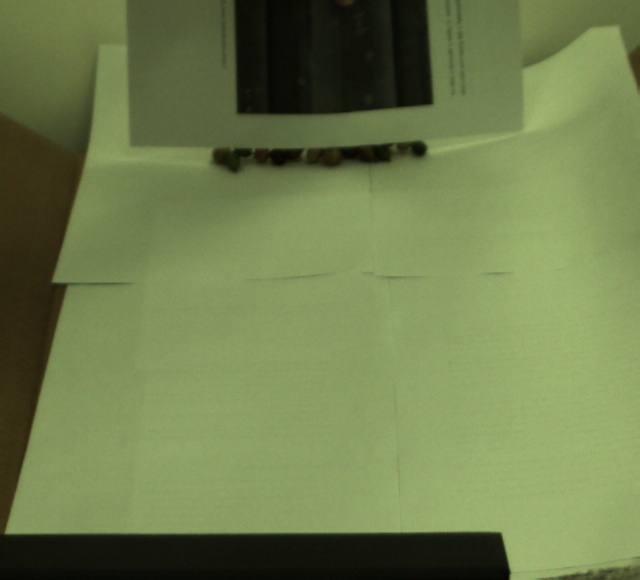
//> input picture images/left0776.jpg, 640 x 580 px
$ ./main   (built with g++ and OpenCV 4)
//> lines starting //> are read from the running program, lines starting //| are printed output that depends on the picture; after the words box and inside, x2 and y2 are one past the last pixel; in counts of white or black regions, pixels touching at a corner belong together
/*//////////////////////////////////////////////////////////////////////////////////////////////////////////////////////////////////
Universidade Federal de Itajubá - campus Itabira
Engenharia de Computação - Computação Gráfica e Processamento Digital de Imagens

Projeto: Separação de Grãos de Café.

Integrantes:
    Diognei de Matos          R.A. 28484
    Felipe Marinho Tavares    R.A. 27305
    João Guilherme Costa      R.A. 28631
    Yuri Souza                R.A. 24543

  Prof. Dr. Giovani Bernardes


Este código foi desenvolvido como Projeto#2 da disciplina de ECO034 da Unifei - campus Itabira.

Seu objetivo é realizar a identificação e análise de grãos de café utilizando processamento digital de sinais e visão computacional.

//////////////////////////////////////////////////////////////////////////////////////////////////////////////////////////////////*/

#include "opencv2/imgproc/imgproc.hpp"
#include "opencv2/highgui/highgui.hpp"
#include "opencv2/objdetect/objdetect.hpp"
#include <opencv2/core.hpp>
#include <opencv2/opencv.hpp>
#include <vector>
#include <math.h>
#include <stdlib.h>
#include <stdio.h>
#include <string.h>
#include <iostream>
#include <fstream>
using namespace cv;
using namespace std;

//=========================================================_Configuraçao da execução por variaveis globais
bool const calibracao = false;
bool const variasImagens = true;

int startX=104, startY=173, width=479, height=351; //Coordenadas do corte padrão da imagem para identificação

//---------_Adaptar de acordo com o diretório onde as imagens estão na máquina
String imagemCalibracao = "imagemCalibracao.jpg"; //Imagem de calibração desejada (calibracao == true)
String pathImage = "Filtered example.jpg";  //Imagem da única image que se deseja análisar (variasImagens == false)
cv::String path("/home/chiruno/Desktop/Coffee Final Version/separacaograosdecafe/images/*.jpg"); //(variasImagens == true)
String folderName = "Identified"; //Nome da pasta que serão salvas as várias imagens processadas. (variasImagens == true)

//==========================================================================================================

//  Criaram-se classes de café para caso em futuros projetos elas armazenem mais informações
//como de deslocalmento, além de threshold de HSV.
//  Os valores devem ser preenchidos na variável de acordo com a análise empirica na fase de calibração.
class CafeVerde {
  public:
    int lowH, highH, lowS, highS, lowV, highV;
    string name;

    CafeVerde(){
      name = "Verde";
      lowH = 37;
      highH = 179;
      lowS = 111;
      highS = 255;
      lowV = 0;
      highV = 39;
    }
};
class CafeAmarelo {
  public:
    int lowH, highH, lowS, highS, lowV, highV;
    string name;

    CafeAmarelo(){
      name = "Amarelo";
      lowH = 22;
      highH = 28;
      lowS = 122;
      highS = 255;
      lowV = 44;
      highV = 255;
    }
};
class CafeLaranja {
  public:
    int lowH, highH, lowS, highS, lowV, highV;
    string name;

    CafeLaranja(){
      name = "Laranja";
      lowH = 5;
      highH = 32;
      lowS = 173;
      highS = 255;
      lowV = 27;
      highV = 52;
    }
};
class CafePreto {
  public:
    int lowH, highH, lowS, highS, lowV, highV;
    string name;

    CafePreto(){
      name = "Preto";
      lowH = 0;
      highH = 22;
      lowS = 0;
      highS = 255;
      lowV = 0;
      highV = 27;
    }
};

//-----------------------------------------------------Função para execução da interface de calibragem e ajuste de valores de threshold.
//    *Lembrar de preencher os valores desejados de threshold nas classes de café.
// [50 lines left out: function interfaceCalibracao, not called in this run]

//-----------------------------------------------------------------------------------Função que realiza o processamento na dada imagem
void classificacafe(Mat &destiny)
{
  //Aplicação do Filtro pyrMeanShift para constrate dos grãos com backgroud e suavisão da imagem
  Mat shift;
  pyrMeanShiftFiltering(destiny, shift, 21, 51);
  if(!variasImagens)
    imwrite("shift.png", shift);

  //Transformando a imagem para binário (255 ou 0)
  Mat gray;
  cvtColor(shift, gray, CV_BGR2GRAY);
  if(!variasImagens)
    imwrite("gray.png", gray);

  Mat thresh;
  threshold(gray, thresh, 0,255, THRESH_BINARY_INV | THRESH_OTSU);
  if(!variasImagens)
    imwrite("thresh.png", thresh);

  //Removendo ruído e simplificando a imagem com dois openings
  Mat kernel = Mat(3, 3, CV_8UC1, Scalar(1));

  Mat opening;
  morphologyEx(thresh, opening, MORPH_OPEN, kernel, Point(-1,-1), 1);
  if(!variasImagens)
    imwrite("opening1.png", opening);

  morphologyEx(opening, opening, MORPH_OPEN, kernel, Point(-1,-1), 2);
  if(!variasImagens)
    imwrite("opening2.png", opening);

  //------------------------------------------Rotulação dos grãos da imagem por uso do algoritmo de Componentes Conectados.
  Mat stats,centroids;
  Mat labelImage(destiny.size(),CV_32S);
  int nLabels = connectedComponentsWithStats(opening,labelImage,stats,centroids,8);


  //---------- Caso se deseje dados detalhados de cada componente conexo identificado
  /*
  cout << "Number of connected components = " << nLabels << endl << endl;

  cout << "Show statistics and centroids:" << endl;
  cout << "stats:" << endl << "(left,top,width,height,area)" << endl << stats << endl << endl;
  cout << "centroids:" << endl << "(x, y)" << endl << centroids << endl << endl;

  cout << "Component 1 stats:" << endl;
  cout << "CC_STAT_LEFT   = " << stats.at<int>(1,CC_STAT_LEFT) << endl;
  cout << "CC_STAT_TOP    = " << stats.at<int>(1,CC_STAT_TOP) << endl;
  cout << "CC_STAT_WIDTH  = " << stats.at<int>(1,CC_STAT_WIDTH) << endl;
  cout << "CC_STAT_HEIGHT = " << stats.at<int>(1,CC_STAT_HEIGHT) << endl;
  cout << "CC_STAT_AREA   = " << stats.at<int>(1,CC_STAT_AREA) << endl;
  */


  //----------- Caso se deseje imprimir uma imagem colorida representado os individuos identificados
  //*
  vector<Vec3b> colors(nLabels);
  colors[0] = Vec3b(0,0,0);
  for (int label =1; label<nLabels; ++label)
    colors[label]  = Vec3b((rand()&255), (rand()&255), (rand()&255) );

  Mat dst_final(destiny.size(),CV_8UC3);
  for(int r = 0; r < dst_final.rows; ++r)
    for(int c = 0; c < dst_final.cols; ++c){
        int label = labelImage.at<int>(r, c);
        Vec3b &pixel = dst_final.at<Vec3b>(r, c);
        pixel = colors[label];
     }
  if(!variasImagens){
    imshow("connectedComponents", dst_final);
    imwrite("connectedComponents.png", dst_final);
  }
  //*/


  //-----------------------------------------------------------------------------------------Fazendo a Mat de cada classificação
  CafeVerde *cv = new CafeVerde();
  CafeAmarelo *ca = new CafeAmarelo();
  CafeLaranja *cl = new CafeLaranja();
  CafePreto *cp = new CafePreto();

  Mat hsvThVerde, hsvThAmarelo, hsvThLaranja, hsvThPreto;

  Mat imageHSV;
  //Convertendo as cores da imagem original para HSV
  cvtColor(destiny, imageHSV, COLOR_BGR2HSV);
  //Criando um threshold HSV para cada classificação de café
  inRange(imageHSV, Scalar(cv->lowH, cv->lowS, cv->lowV), Scalar(cv->highH, cv->highS, cv->highV), hsvThVerde);
  inRange(imageHSV, Scalar(ca->lowH, ca->lowS, ca->lowV), Scalar(ca->highH, ca->highS, ca->highV), hsvThAmarelo);
  inRange(imageHSV, Scalar(cl->lowH, cl->lowS, cl->lowV), Scalar(cl->highH, cl->highS, cl->highV), hsvThLaranja);
  inRange(imageHSV, Scalar(cp->lowH, cp->lowS, cp->lowV), Scalar(cp->highH, cp->highS, cp->highV), hsvThPreto);

  if(!variasImagens){
    imwrite("CafeVerde.png", hsvThVerde);
    imwrite("CafeAmarelo.png", hsvThAmarelo);
    imwrite("CafeLaranja.png", hsvThLaranja);
    imwrite("CafePreto.png", hsvThPreto);
  }

//----------------------------------------------------------Inicio da Classificação de cada grão
  for (int j = 1; j < nLabels; j++) {
    int area = stats.at<int>(j, CC_STAT_AREA);
    int left = stats.at<int>(j, CC_STAT_LEFT);
    int top  = stats.at<int>(j, CC_STAT_TOP);
    int width = stats.at<int>(j, CC_STAT_WIDTH);
    int height  = stats.at<int>(j, CC_STAT_HEIGHT);

    //Definição do Triangulo respectivo ao grão.
    rectangle( destiny, Point(left,top), Point((left+width),(top+height)), Scalar(0,0,255),1 );

    //Integral dos grãos referente aos tipos de classificação diferentes.
    int contVerde = 0, contPreto = 0, contLaranja = 0, contAmarelo = 0;

    Mat auxVerde(hsvThVerde, Rect(left, top, width, height));
    contVerde = countNonZero(auxVerde);

    Mat auxPreto(hsvThPreto, Rect(left, top, width, height));
    contPreto = countNonZero(auxPreto);

    Mat auxAmarelo(hsvThAmarelo, Rect(left, top, width, height));
    contAmarelo = countNonZero(auxAmarelo);

    Mat auxLaranja(hsvThLaranja, Rect(left, top, width, height));
    contLaranja = countNonZero(auxLaranja);

    //----------------------------------------------Impressão dos grãos e a quantidade de pixeis para cada classificação
    if(!variasImagens){
      cout << "Grão: "<< j << endl;
      cout << "Verde "<< contVerde <<  endl;
      cout << "Amarelo "<< contAmarelo << endl;
      cout << "Laranja "<< contLaranja << endl;
      cout << "Preto "<< contPreto << endl;
      cout << endl;
    }

    //------------------------------------------------------Impressão na imagem original do grão identificado
    //  Aqui é definida a classificação de fato do grão de acordo com o maior número de pixeis identificaveis
    //pelo conjunto de Thresholds em HSV.
    if(contVerde > contAmarelo && contVerde > contLaranja && contVerde > contPreto)
      putText(destiny, to_string(j)+"v", Point(left+20,top+20), FONT_HERSHEY_SIMPLEX, 1, Scalar(255,0,0), 2);
    else if(contAmarelo > contVerde && contAmarelo > contLaranja && contAmarelo > contPreto)
      putText(destiny, to_string(j)+"a", Point(left+20,top+20), FONT_HERSHEY_SIMPLEX, 1, Scalar(255,0,0), 2);
    else if(contLaranja > contVerde && contLaranja > contAmarelo && contLaranja > contPreto)
      putText(destiny, to_string(j)+"l", Point(left+20,top+20), FONT_HERSHEY_SIMPLEX, 1, Scalar(255,0,0), 2);
    else if(contPreto > contAmarelo && contPreto > contLaranja && contPreto > contVerde)
      putText(destiny, to_string(j)+"p", Point(left+20,top+20), FONT_HERSHEY_SIMPLEX, 1, Scalar(255,0,0), 2);
    else
      putText(destiny, to_string(j)+"*", Point(left+20,top+20), FONT_HERSHEY_SIMPLEX, 1, Scalar(255,0,0), 2);

    if(!variasImagens){
      imshow( "Resultado", destiny);
      imwrite( "Resultado.png", destiny);
    }
  }
}


//----------------------------------------_Função main - Seu papel é inicializar o processamento de acordo com a config. selecionada.
int main( int argc, char** argv )
{
  if(calibracao){
    printf("\n::Interface de calibração inicializada. Para sair aperte ESC.\n");
    interfaceCalibracao();
  }
  else{
    printf("Algoritmo de seleção inicializado...\n");
    Mat source, destiny;
    if(!variasImagens){
      printf("Processamento de identificação de uma imagem inicializado...\n");
      source = imread(pathImage); //Imagem que será analisada no momento.
      if( !source.data ){
        printf("::Nenhum arquivo de entrada... Terminando execução. \n");
        return -1;
      }

      Mat ROI(source, Rect(startX,startY,width,height));  //Recorte padrão da imagem para a parte de interesse

      ROI.copyTo(destiny);
      classificacafe(destiny);  //Chamada da função que processará a imagem e retornará os resultados.
      printf("Processamento finalizado. Pressione qualquer tecla para sair.\n");
      waitKey(0);
    }
    else{
      printf("Processamento de identificação de uma várias imagens inicializado...\n");
      int ct = 0; //Contador de imagens
      stringstream ss;

      String name = folderName+"_";  //Nome da pasta a ser criada com os arquivos.
      String type = ".jpg";

      String folderCreateCommand = "mkdir " + folderName;

      system(folderCreateCommand.c_str());

      vector<cv::String> fn;
      vector<cv::Mat> data;
      cv::glob(path,fn,true); //Recursivo

      for (size_t k=0; k<fn.size(); ++k){ //Loop para percorer as imagens da pasta desejada.
         cout << fn[k] << endl;
         source = cv::imread(fn[k]);
//> source is the input picture: 580 rows x 640 cols, CV_8UC3; mean B, G, R 77, 125.5, 110.6
         if (source.empty())
          continue;
         Mat ROI(source, Rect(startX,startY,width,height));
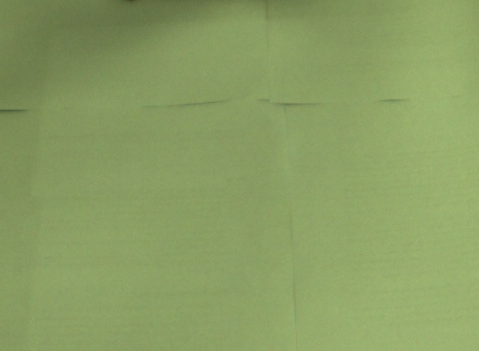
//> ROI: 351 rows x 479 cols, CV_8UC3; mean B, G, R 98.8, 158.3, 138.1
         ROI.copyTo(destiny);

        classificacafe(destiny);  //Chamada da função que processará a imagem e retornará os resultados.
//> in classificacafe, `cvtColor(shift, gray, CV_BGR2GRAY);`:
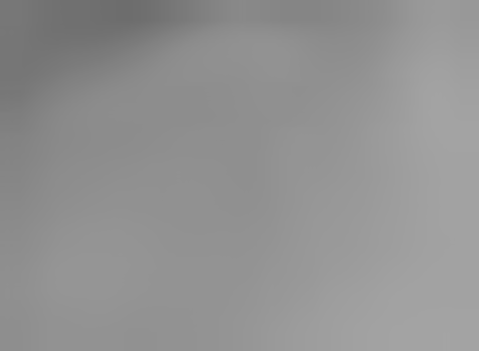
//> gray: 351 rows x 479 cols, CV_8UC1; min 109, max 164, mean 145.7
//> in classificacafe, `threshold(gray, thresh, 0,255, THRESH_BINARY_INV | THRESH_OTSU);`:
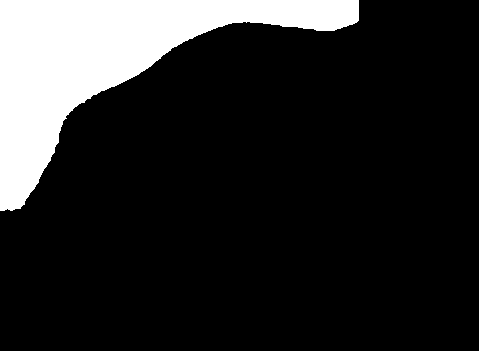
//> thresh: 351 rows x 479 cols, CV_8UC1; 15.6% white; 1 white region, box (x1, y1, x2, y2) and area: (0, 0, 359, 211) 26273
//> in classificacafe, `morphologyEx(thresh, opening, MORPH_OPEN, kernel, Point(-1,-1), 1);`: opening: 351 rows x 479 cols, CV_8UC1; 15.6% white; 1 white region, box (x1, y1, x2, y2) and area: (0, 0, 359, 211) 26271
//> in classificacafe, `morphologyEx(opening, opening, MORPH_OPEN, kernel, Point(-1,-1), 2);`: opening: 351 rows x 479 cols, CV_8UC1; 15.6% white; 1 white region, box (x1, y1, x2, y2) and area: (0, 0, 359, 211) 26268
//> in classificacafe, `int nLabels = connectedComponentsWithStats(opening,labelImage,stats,ce..`: stats = [[0, 0, 479, 351, 141861], [0, 0, 359, 211, 26268]]; centroids = [[263.9, 196.3], [104.8, 59.93]]; nLabels = 2
//> the loop in classificacafe, `for (int label =1; label<nLabels; ++label)` made 1 pass
//> in classificacafe, `cvtColor(destiny, imageHSV, COLOR_BGR2HSV);`: imageHSV: 351 rows x 479 cols, CV_8UC3; mean H, S, V 40.2, 96, 158.3
//> in classificacafe, `inRange(imageHSV, Scalar(cv->lowH, cv->lowS, cv->lowV), Scalar(cv->hig..`: hsvThVerde: 351 rows x 479 cols, CV_8UC1; every value is 0
//> the loop in classificacafe, `for (int j = 1; j < nLabels; j++)` made 1 pass
//> (area, left, top, width, height, contVerde, contPreto, contAmarelo) on pass 1: (26268, 0, 0, 359, 211, 0, 0, 0)

        ss<<folderName<<"/"<<name<<(ct)<<type;

        String fullPath = ss.str();
        ss.str("");
        imwrite(fullPath, destiny);

        ct++;

        data.push_back(source);
      }
//> pass 2 of the loop `for (size_t k=0; k<fn.size(); ++k)`:
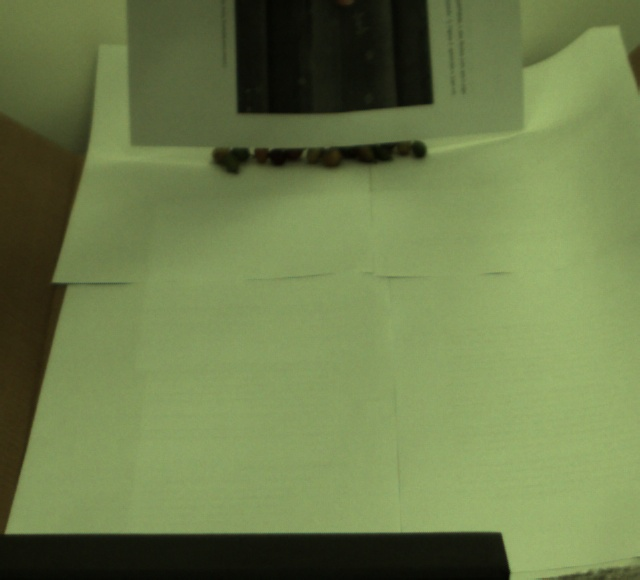
//> input picture images/left0777.jpg, 640 x 580 px
//> source is the input picture: 580 rows x 640 cols, CV_8UC3; mean B, G, R 75.6, 124, 109.1
//> in classificacafe (call 2), `threshold(gray, thresh, 0,255, THRESH_BINARY_INV | THRESH_OTSU);`:
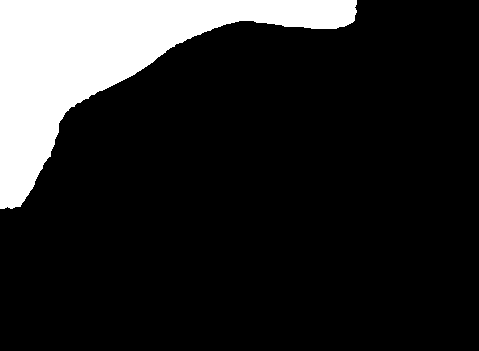
//> thresh: 351 rows x 479 cols, CV_8UC1; 15.2% white; 1 white region, box (x1, y1, x2, y2) and area: (0, 0, 357, 209) 25553
//> labelImage: 351 rows x 479 cols, CV_32SC1; values 0 (black) and 1 (white), 15.2% white; 1 white region, box (x1, y1, x2, y2) and area: (0, 0, 357, 209) 25547
//> stats = [[0, 0, 479, 351, 142582], [0, 0, 357, 209, 25547]]; centroids = [[263.3, 195.8], [103.6, 58.92]]
//> the loop in classificacafe (call 2), `for (int label =1; label<nLabels; ++label)` made 1 pass
//> imageHSV: 351 rows x 479 cols, CV_8UC3; mean H, S, V 40.2, 97, 156.7
//> the loop in classificacafe (call 2), `for (int j = 1; j < nLabels; j++)` made 1 pass
//> (area, left, top, width, height, contVerde, contPreto, contAmarelo) on pass 1: (25547, 0, 0, 357, 209, 0, 0, 0)
//> pass 1, in classificacafe (call 2), `putText(destiny, to_string(j)+"*", Point(left+20,top+20), FONT_HERSHEY..`:
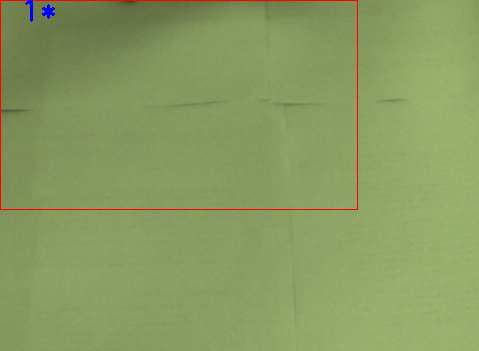
//> destiny: 351 rows x 479 cols, CV_8UC3; mean B, G, R 96.7, 155.6, 137.1
//> pass 3 of the loop `for (size_t k=0; k<fn.size(); ++k)`:
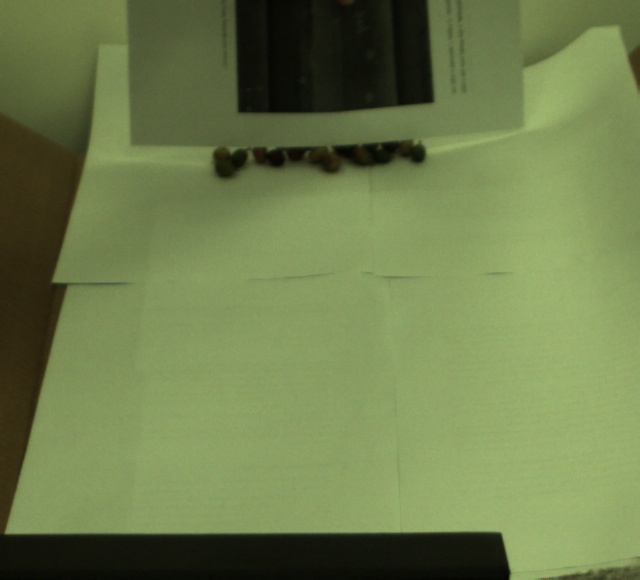
//> input picture images/left0779.jpg, 640 x 580 px
//> source is the input picture: 580 rows x 640 cols, CV_8UC3; mean B, G, R 76.3, 125, 110.3
//> in classificacafe (call 3), `threshold(gray, thresh, 0,255, THRESH_BINARY_INV | THRESH_OTSU);`:
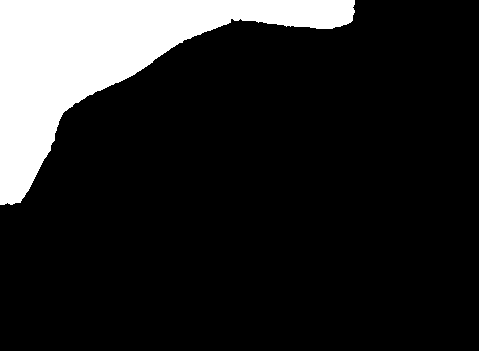
//> thresh: 351 rows x 479 cols, CV_8UC1; 14.9% white; 1 white region, box (x1, y1, x2, y2) and area: (0, 0, 355, 205) 25097
//> labelImage: 351 rows x 479 cols, CV_32SC1; values 0 (black) and 1 (white), 14.9% white; 1 white region, box (x1, y1, x2, y2) and area: (0, 0, 355, 205) 25088
//> stats = [[0, 0, 479, 351, 143041], [0, 0, 355, 205, 25088]]; centroids = [[262.8, 195.6], [103.4, 57.71]]
//> the loop in classificacafe (call 3), `for (int label =1; label<nLabels; ++label)` made 1 pass
//> imageHSV: 351 rows x 479 cols, CV_8UC3; mean H, S, V 40.1, 96.8, 157.9
//> hsvThVerde: 351 rows x 479 cols, CV_8UC1; 0.01% white; 3 white regions (3 under 20 px)
//> the loop in classificacafe (call 3), `for (int j = 1; j < nLabels; j++)` made 1 pass
//> (area, left, top, width, height, contVerde, contPreto, contAmarelo) on pass 1: (25088, 0, 0, 355, 205, 20, 0, 0)
//> pass 1, in classificacafe (call 3), `putText(destiny, to_string(j)+"v", Point(left+20,top+20), FONT_HERSHEY..`:
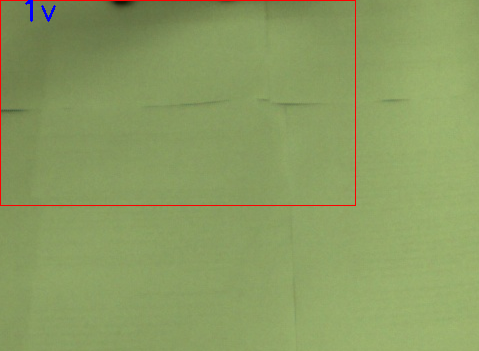
//> destiny: 351 rows x 479 cols, CV_8UC3; mean B, G, R 97.6, 156.8, 138.5
      printf("Processamento finalizado. Imagens salvas em: %s.\n", folderName.c_str());
    }
  }
  return 0;
}
